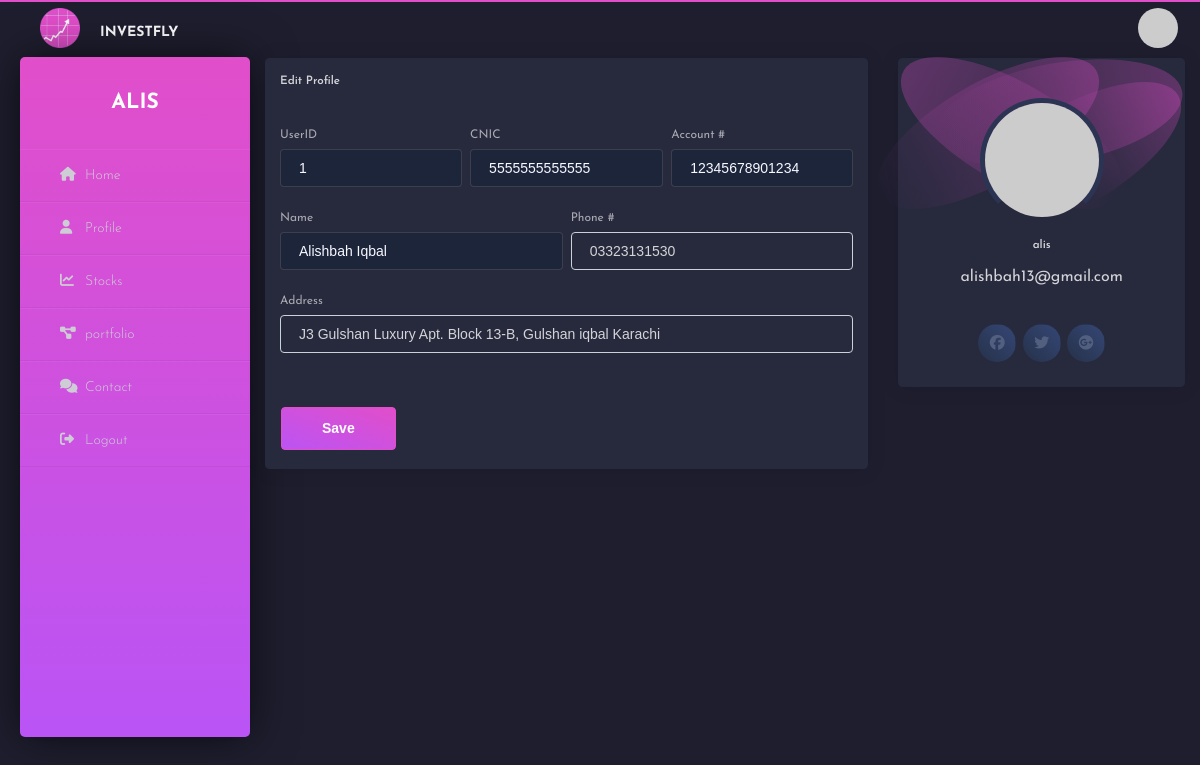
The app's page /profile (signed in), older data.
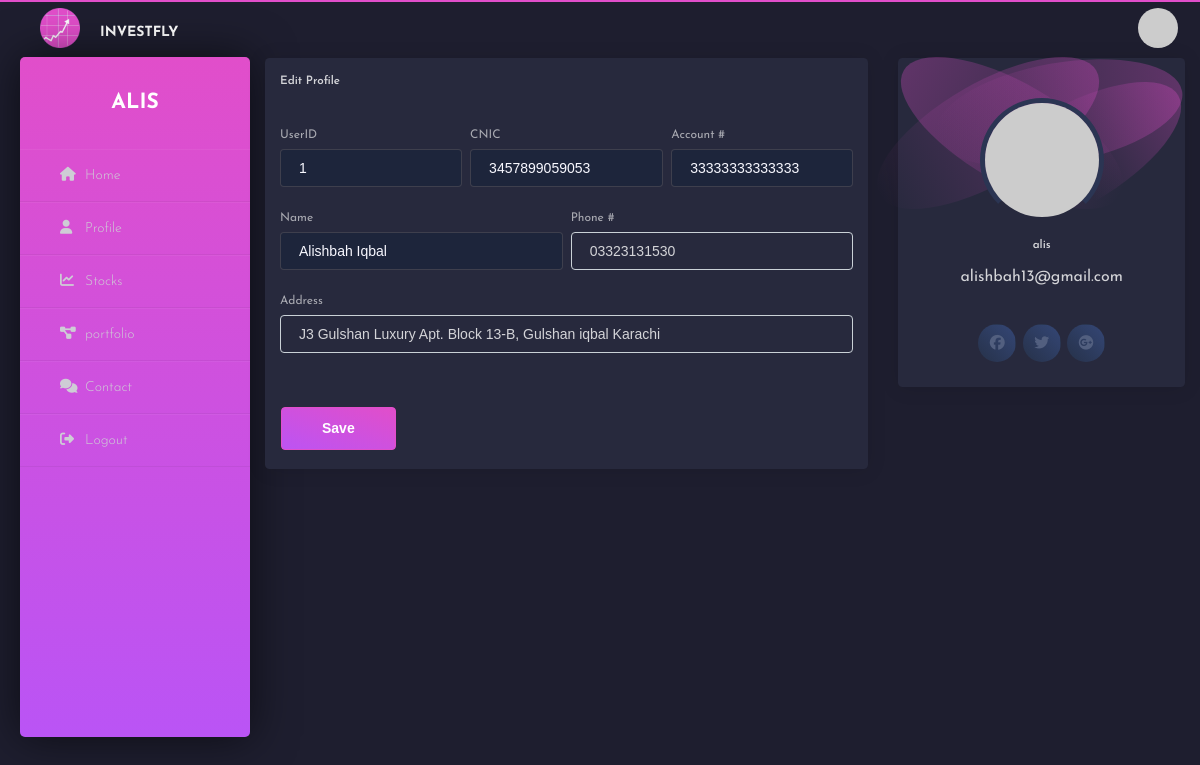
The same page, newer data.
### app/models.py (models this page shows, shortened)
class user_login(UserMixin, db.Model):
    id = db.Column(db.Integer, primary_key=True, nullable=False)
    username = db.Column(db.String(64), index=True, unique=True, nullable=False)
    email = db.Column(db.String(120), index=True, unique=True, nullable=False)
    password_hash = db.Column(db.String(128))
    def avatar(self, size):
        digest = md5(self.email.lower().encode('utf-8')).hexdigest()
        return 'https://www.gravatar.com/avatar/{}?d=identicon&s={}'.format(digest, size)

class user_info(db.Model):
    id = db.Column(db.Integer, primary_key=True, nullable=False)
    user_id = db.Column(db.Integer, db.ForeignKey('user_login.id',onupdate='CASCADE',ondelete='CASCADE'),unique=True, nullable=False)
    fname= db.Column(db.String(20))
    phone= db.Column(db.String, unique=True, nullable=False)
    acc_num= db.Column(db.Integer, unique=True, nullable=False)
    cnic= db.Column(db.Integer, unique=True, nullable=False)
    addr= db.Column(db.String(50))

### app/routes.py (the view)
@app.route('/profile', methods = ['GET', 'POST'])
@login_required
def profile():
    user = user_info.query.filter_by(user_id=current_user.id).first_or_404()
    form = EditProfileForm()
    if form.validate_on_submit():
        if user_info.valid_phone_num(form.phone.data):
            user.phone = form.phone.data
            user.addr = form.addr.data
            db.session.commit()
    return render_template('profile.html',user=user,form=form)

### app/forms.py
class EditProfileForm(FlaskForm):
    phone = StringField('Phone Number')
    addr = TextField('Phone Number')
    submit = SubmitField('Submit')

### app/models.py (called while the page is built)
@app.before_request
def before_request():
    session.permanent = True
    app.permanent_session_lifetime = timedelta(seconds=600)

@login.user_loader
def load_user(id):
    return user_login.query.get(int(id))

### app/templates/profile.html (shortened to what this page needs)
{% extends "base2.html" %}
{% block head %}
	<link rel= "stylesheet" type= "text/css" href= "{{url_for('static',filename='css/profile.css')}}">
{% endblock %}
{% block content %}
<div class="rowm">
  <div class="col-md-8">
    <div class="card">
      <div class="card-header">
        <h5 class="title">Edit Profile</h5>
      </div>
      <div class="card-body">
        <form action="" method="post" novalidate>
          <div class="row">
            <div class="col-md-5 pr-md-1">
              <div class="form-group">
                <label>UserID</label>
                <input type="text" class="form-control" disabled="" placeholder="{{ current_user.id }}">
              </div>
            </div>
            <div class="col-md-3 px-md-1">
              <div class="form-group">
                <label>CNIC</label>
                <input type="text" class="form-control" disabled="" placeholder="{{ user.cnic }}">
              </div>
            </div>
            <div class="col-md-4 pl-md-1">
              <div class="form-group">
                <label >Account #</label>
                <input class="form-control" disabled="" placeholder="{{ user.acc_num }}">
              </div>
            </div>
          </div>
          <div class="row">
            <div class="col-md-6 pr-md-1">
              <div class="form-group">
                <label>Name</label>
                <input type="text" class="form-control" disabled="" placeholder="{{user.fname}}">
              </div>
            </div>
            <div class="col-md-6 pl-md-1">
              <div class="form-group">
                <label>Phone #</label>
                <input type="text" class="form-control" placeholder="{{ user.phone }}" value="{{ user.phone }}" name="phone" maxlength="11" pattern="\d*" >
              </div>
            </div>
          </div>
          <div class="row">
            <div class="col-md-12">
              <div class="form-group">
                <label>Address</label>
                <input type="text" class="form-control" placeholder="{{ user.addr}}" value="{{ user.addr }}" name="addr">
              </div>
            </div>
          </div>
      </div>
      <div class="card-footer">
        <button type="submit" class="btn btn-fill btn-primary">Save</button>
      </div>
    </div>
  </div>
  <div class="col-md-4">
    <div class="card card-user">
      <div class="card-body">
        <p class="card-text">
          <div class="author">
            <a href="javascript:void(0)">
              <img class="avatar" src="{{current_user.avatar(128)}}" >
              <h5 class="title">
                {{ current_user.username }}
              </h5>
            </a>
            <p class="description">
              {{ current_user.email }}
            </p>
          </div>
        </p>
      </div>
      <div class="card-footer">
        <div class="button-container">
          <button href="javascript:void(0)" class="btn btn-icon btn-round btn-facebook">
            <i class="fab fa-facebook"></i>
          </button>
          <button href="javascript:void(0)" class="btn btn-icon btn-round btn-twitter">
            <i class="fab fa-twitter"></i>
          </button>
          <button href="javascript:void(0)" class="btn btn-icon btn-round btn-google">
            <i class="fab fa-google-plus"></i>
          </button>
        </div>
      </div>
    </div>
  </div>
</div>
{% endblock %}

### app/templates/base2.html (shortened to what this page needs)
<!DOCTYPE html>
<html lang="en">
<head>
	<link rel= "stylesheet" type= "text/css" href= "{{url_for('static',filename='css/base2.css')}}">
    {% block head %}{% endblock %}
</head>
<body>
<div class="wrapper">
    <img class="img" src="{{url_for('static',filename='img/logo1.png')}}" width="40" height="40" alt="" loading="lazy">
    <div class="header">
        <h4>INVESTFLY</h4>
    </div>
    <img class="user" src="{{current_user.avatar(128)}}" width="40" height="40" alt="" loading="lazy">
    <div class="sidebar">
        <h2>{{current_user.username}}</h2>
        <ul>
            <li><a href="{{ url_for('home_page' )}}"><i class="fas fa-home"></i>Home</a></li>
            <li><a href="{{ url_for('profile') }}"><i class="fas fa-user"></i>Profile</a></li>
            <li><a href="{{ url_for('stocks') }}"><i class="fas fa-chart-line"></i>Stocks</a></li>
            <li><a href="{{ url_for('portfolio') }}"><i class="fas fa-project-diagram"></i>portfolio</a></li>
            <li><a href="#"><i class="fas fa-comments"></i>Contact</a></li>
            <li><a href="{{ url_for('logout') }}"><i class="fas fa-sign-out-alt"></i>Logout</a></li>
        </ul>
    </div>
</div>
{% block content%}
{% endblock %}
</body>
</html>

### app/Static/css/base2.css (style rules this page uses)
* { margin: 0; padding: 0; box-sizing: border-box; list-style: none; text-decoration: none; font-family: 'Josefin Sans', sans-serif; }
::placeholder { color:ghostwhite; }
body { background-color: rgb(2, 11, 37); }
.wrapper { border-top: 2px solid #e14eca; width: 100%; display: flex; position: relative; }
.wrapper .sidebar { margin-left: 20px; margin-top: 55px; width: 230px; height: 85%; background: #ba54f5; background: -webkit-linear-gradient(0deg, #ba54f5 0%, #e14eca 100%); background: -o-linear-gradient(0deg, #ba54f5 0%, #e14eca 100%); background: -moz-linear-gradient(0deg, #ba54f5 0%, #e14eca 100%); background: linear-gradient(0deg, #ba54f5 0%, #e14eca 100%); padding: 30px 0px; position: fixed; border-radius: 5px; box-shadow: 0px 0px 45px 0px rgba(0, 0, 0, 0.6); display: block; overflow: auto; }
.wrapper .sidebar h2 { color: #fff; text-transform: uppercase; text-align: center; margin-bottom: 30px; }
.wrapper .sidebar ul li { padding: 15px; border-bottom: 1px solid #bdb8d7; border-bottom: 1px solid rgba(0,0,0,0.05); border-top: 1px solid rgba(255,255,255,0.05); }
.wrapper .sidebar ul li a { margin-left: 25px; color: #cecdd5; display: block; }
.wrapper .sidebar ul li a .fas { width: 25px; }
.wrapper .header { padding-top: 20px; background: #1e1e2f; color: white; text-transform: uppercase; text-align: center; margin-left: 20px; }
.wrapper .img { margin-top: 6px; margin-left: 40px; }
.wrapper .user { border-radius: 50%; margin-left: 80% ; margin-top: 6px; }

Row changes from the older to the newer data that the page shows:
changed user_info "Alishbah Iqbal": cnic "5555555555555" → "3457899059053"; acc_num "12345678901234" → "33333333333333"
